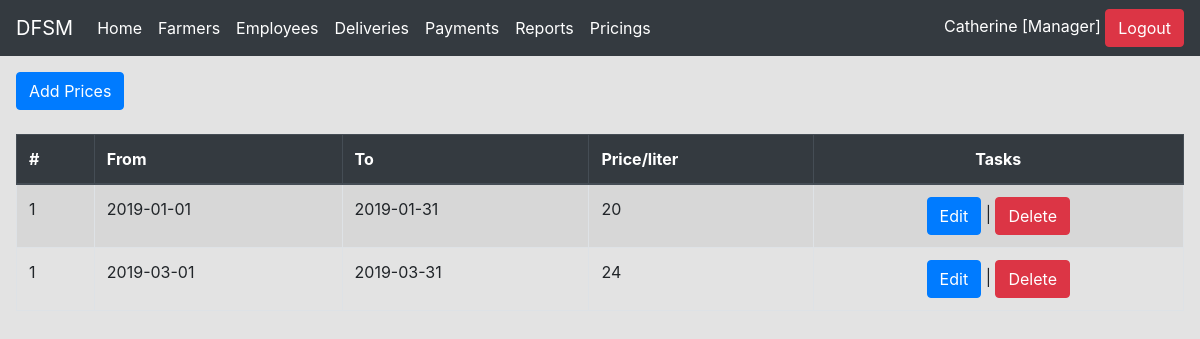
Screenshot of /settings/rates/index.php (signed in) with the database file from the repository.
### tables this page shows
CREATE TABLE `settings_rates` (
  `id` int(11) NOT NULL,
  `from` date NOT NULL,
  `to` date NOT NULL,
  `rate` float NOT NULL COMMENT 'sh per kg'
);

### settings/rates/index.php (the view, shortened to what this page needs)
<?php
include '../../incl/header.incl.php';
include '../../incl/conn.incl.php';
?>
<a class="btn btn-large btn-primary" href="new.php"><i class="icon-plus icon-white"></i>Add Prices</a><br/><br/>
<table border=1 class='table table-hover table-striped table-condensed table-bordered'>
    <thead class="thead-dark" >
    <th>#</th>
    <th>From</th>
    <th>To</th>
    <th>Price/liter</th>
    <?php if ($current_user['role'] != 'Clerk') { ?><th style="text-align: center">Tasks</th> <?php } ?>
</thead>
<tbody>
    <?php
    $result = mysqli_query($conn,"SELECT * FROM `settings_rates`") or trigger_error(mysqli_error($conn));
    $i = 0;
    while ($row = mysqli_fetch_array($result)) {
        foreach ($row AS $key => $value) {
            $row[$key] = stripslashes($value);
        }
        echo "<tr>";
        echo "<td valign='top'>" . ($i + 1) . "</td>";
        echo "<td valign='top'>" . nl2br($row['from']) . "</td>";
        echo "<td valign='top'>" . nl2br($row['to']) . "</td>";
        echo "<td valign='top'>" . nl2br($row['rate']) . "</td>";
        if ($current_user['role'] == 'Manager') {
            echo '<td  style="text-align: center">
                <a href=edit.php?edit=1&id=' . $row['id'] . ' class="btn btn-primary btn-mini"><i class="icon-edit icon-white"></i>Edit</a> |
                <a href=?delete=1&id=' . $row['id'] . ' class="btn btn-danger btn-mini"><i class="icon-remove icon-white"></i>Delete</a>
             </td>';
        }
        echo "</tr>";
    }
    ?>
</tbody>
</table>
<?php include '../../incl/footer.incl.php'; ?>

### rows the page displays
settings_rates: from "2019-01-01", to "2019-01-31", rate "20"
settings_rates: from "2019-03-01", to "2019-03-31", rate "24"

### other values shown
$singlename "Catherine"
$current_user['role'] "Manager"
